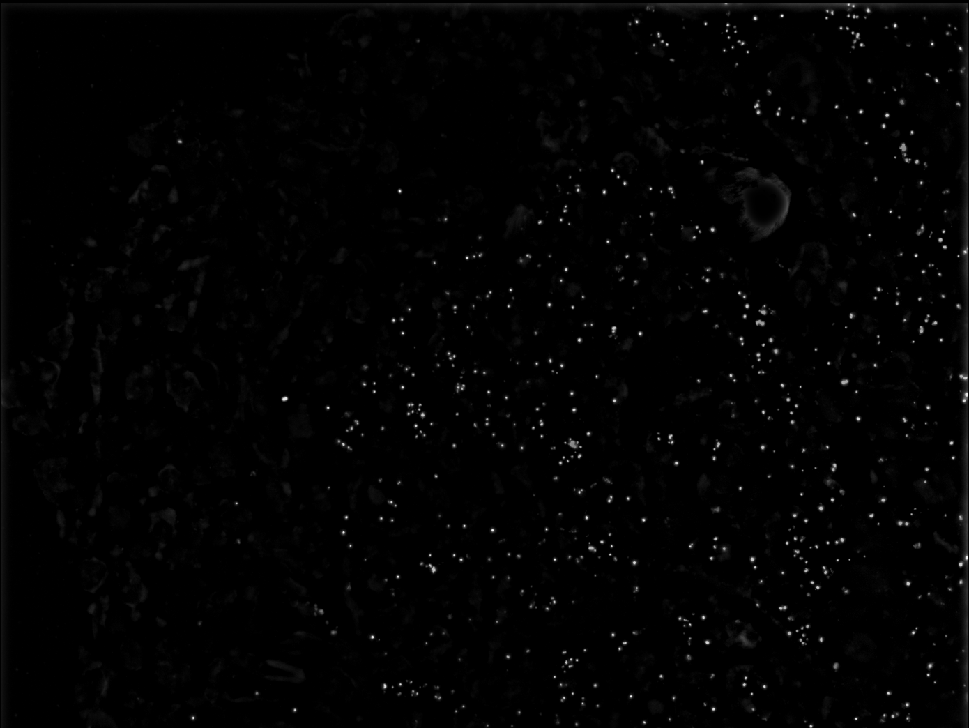
#> input picture figures/MT/contrast/ISS_rnd0_ch0_z0.png, 969 x 728 px, shrunk from 1390 x 1044 before the run; its folder holds only this picture in this run
$ jupyter execute --allow-errors contrast.ipynb
#> lines starting #> are read from the running program, lines starting #| are printed output that depends on the picture
#> further down, values is the input picture: shape (728, 969) uint16; min 0, max 65535, mean 725.5
[cell 1]
from skimage.io import imread
import numpy as np
import matplotlib.pyplot as plt
import math

[cell 2]
def f(x, mean):
#> called with mean = 725.5
    return (x-mean)**2
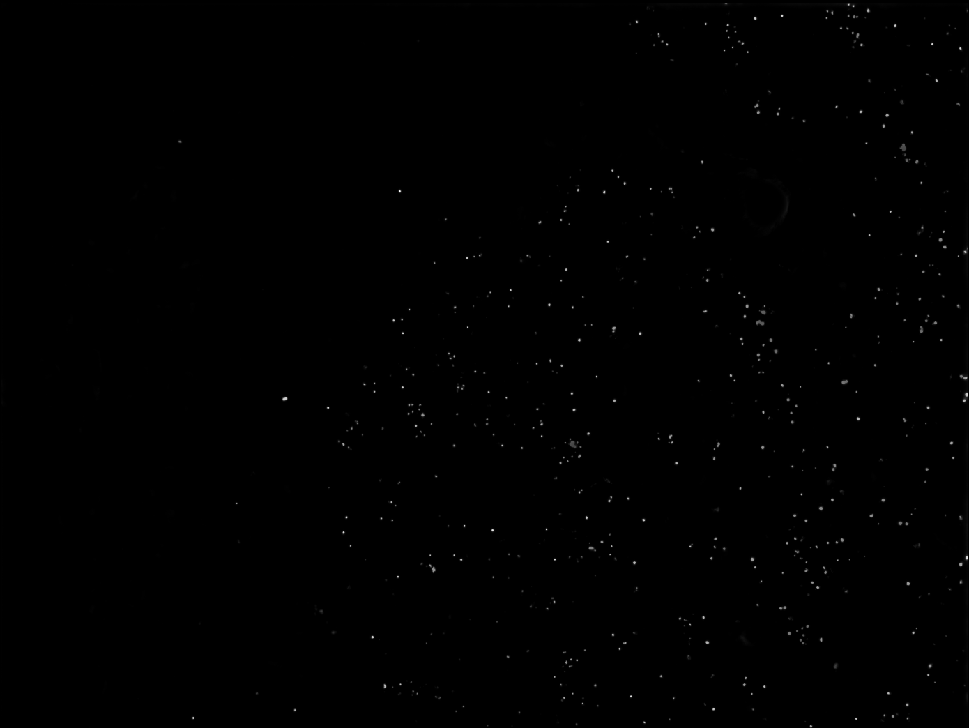
#> returned value: shape (728, 969) float64; min 0.228, max 4.2e+09, mean 9173571.3; drawn with min black and max white
#> `plt.show()`:
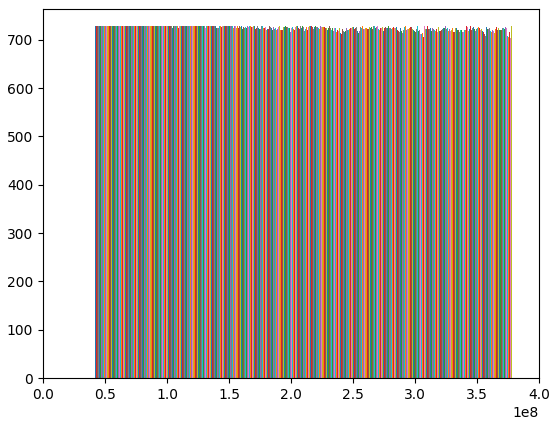
#> figure drawn by matplotlib, 1 panel; tallest bar 728 high, from x = 42002684 to 42349455.3; tallest bar 728 high, from x = 42349455.3 to 42696226.7; tallest bar 728 high, from x = 42696226.7 to 43042998.1

#> (a cell that did not finish here is left out)
